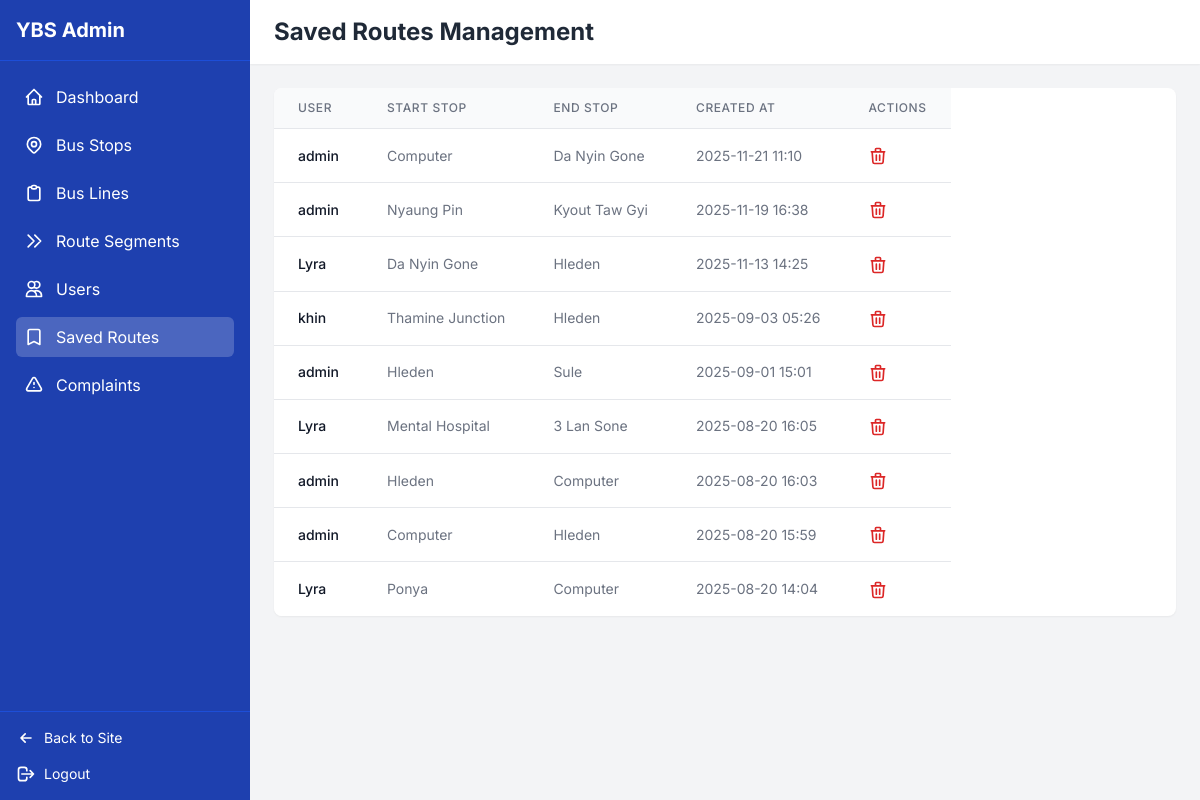
The page /admin-dashboard/saved-routes/ (signed in) on the database its author committed.
### bus_routes/models.py (models this page shows, shortened)
class SavedRoute(models.Model):
    user = models.ForeignKey(User, on_delete=models.CASCADE, related_name='saved_routes')
    start_stop = models.ForeignKey(BusStop, on_delete=models.CASCADE, related_name='routes_as_start')
    end_stop = models.ForeignKey(BusStop, on_delete=models.CASCADE, related_name='routes_as_end')
    name = models.CharField(max_length=100, blank=True, null=True)
    created_at = models.DateTimeField(auto_now_add=True)
    class Meta:
        verbose_name = "Saved Route"
        verbose_name_plural = "Saved Routes"
        ordering = ['-created_at']

class BusStop(models.Model):
    name_mm = models.CharField(max_length=255, verbose_name="Stop Name (Myanmar)")
    name_en = models.CharField(max_length=255, verbose_name="Stop Name (English)")
    road_name_mm = models.CharField(max_length=255, blank=True, null=True, verbose_name="Road Name (Myanmar)")
    road_name_en = models.CharField(max_length=255, blank=True, null=True, verbose_name="Road Name (English)")
    latitude = models.DecimalField(max_digits=9, decimal_places=6, null=True, blank=True, verbose_name="Latitude")
    longitude = models.DecimalField(max_digits=9, decimal_places=6, null=True, blank=True, verbose_name="Longitude")
    class Meta:
        verbose_name = "Bus Stop"
        verbose_name_plural = "Bus Stops"
        unique_together = (('name_mm', 'road_name_mm'), ('name_en', 'road_name_en'))

### bus_routes/views.py (the view)
# urls.py: path('admin-dashboard/saved-routes/', views.admin_saved_routes, name='admin_saved_routes'),
@user_passes_test(is_admin)
def admin_saved_routes(request):
    saved_routes_list = SavedRoute.objects.all().order_by('-created_at')
    paginator = Paginator(saved_routes_list, 20)
    page_number = request.GET.get('page')
    page_obj = paginator.get_page(page_number)
    return render(request, 'admin_saved_routes.html', {
        'active_tab': 'saved_routes',
        'saved_routes': page_obj
    })

### bus_routes/views.py (called while the page is built)
def is_admin(user):
    return user.is_authenticated and user.is_staff

### templates/admin_saved_routes.html (shortened to what this page needs)
{% extends 'admin_dashboard.html' %}
{% block header_title %}Saved Routes Management{% endblock %}
{% block content %}
<div class="bg-white rounded-lg shadow-sm overflow-hidden">
    <div class="overflow-x-auto -webkit-overflow-scrolling-touch">
        <table class="min-w-full divide-y divide-gray-200" style="min-width: 600px;">
            <thead class="bg-gray-50">
                <tr>
                    <th class="px-3 sm:px-6 py-3 text-left text-xs font-medium text-gray-500 uppercase tracking-wider">User</th>
                    <th class="px-3 sm:px-6 py-3 text-left text-xs font-medium text-gray-500 uppercase tracking-wider">Start Stop</th>
                    <th class="px-3 sm:px-6 py-3 text-left text-xs font-medium text-gray-500 uppercase tracking-wider">End Stop</th>
                    <th class="px-3 sm:px-6 py-3 text-left text-xs font-medium text-gray-500 uppercase tracking-wider">Created At</th>
                    <th class="px-3 sm:px-6 py-3 text-left text-xs font-medium text-gray-500 uppercase tracking-wider">Actions</th>
                </tr>
            </thead>
            <tbody class="bg-white divide-y divide-gray-200">
                {% for route in saved_routes %}
                <tr class="hover:bg-gray-50">
                    <td class="px-3 sm:px-6 py-4 whitespace-nowrap text-sm font-medium text-gray-900">
                        {{ route.user.username }}
                    </td>
                    <td class="px-3 sm:px-6 py-4 whitespace-nowrap text-sm text-gray-500">
                        {{ route.start_stop.name_en }}
                    </td>
                    <td class="px-3 sm:px-6 py-4 whitespace-nowrap text-sm text-gray-500">
                        {{ route.end_stop.name_en }}
                    </td>
                    <td class="px-3 sm:px-6 py-4 whitespace-nowrap text-sm text-gray-500">
                        {{ route.created_at|date:"Y-m-d H:i" }}
                    </td>
                    <td class="px-3 sm:px-6 py-4 whitespace-nowrap text-sm font-medium">
                        <a href="{% url 'admin_saved_route_delete' route.id %}"
                           class="text-red-600 hover:text-red-900"
                           onclick="return confirm('Are you sure you want to delete this saved route?')">
                        </a>
                    </td>
                </tr>
                {% empty %}
                <tr>
                    <td colspan="5" class="px-6 py-8 text-center text-gray-500">
                        No saved routes found.
                    </td>
                </tr>
                {% endfor %}
            </tbody>
        </table>
    </div>
</div>
{% endblock %}

### templates/admin_dashboard.html (style rules this page uses)
body { font-family: 'Inter', sans-serif; background-color: #f3f4f6; }

### rows shown on the page
SavedRoute: user.username "admin", start_stop.name_en "Computer", end_stop.name_en "Da Nyin Gone", created_at "2025-11-21 11:10"
SavedRoute: user.username "admin", start_stop.name_en "Nyaung Pin", end_stop.name_en "Kyout Taw Gyi", created_at "2025-11-19 16:38"
SavedRoute: user.username "Lyra", start_stop.name_en "Da Nyin Gone", end_stop.name_en "Hleden", created_at "2025-11-13 14:25"
SavedRoute: user.username "khin", start_stop.name_en "Thamine Junction", end_stop.name_en "Hleden", created_at "2025-09-03 05:26"
SavedRoute: user.username "admin", start_stop.name_en "Hleden", end_stop.name_en "Sule", created_at "2025-09-01 15:01"
SavedRoute: user.username "Lyra", start_stop.name_en "Mental Hospital", end_stop.name_en "3 Lan Sone", created_at "2025-08-20 16:05"
SavedRoute: user.username "admin", start_stop.name_en "Hleden", end_stop.name_en "Computer", created_at "2025-08-20 16:03"
SavedRoute: user.username "admin", start_stop.name_en "Computer", end_stop.name_en "Hleden", created_at "2025-08-20 15:59"
SavedRoute: user.username "Lyra", start_stop.name_en "Ponya", end_stop.name_en "Computer", created_at "2025-08-20 14:04"
